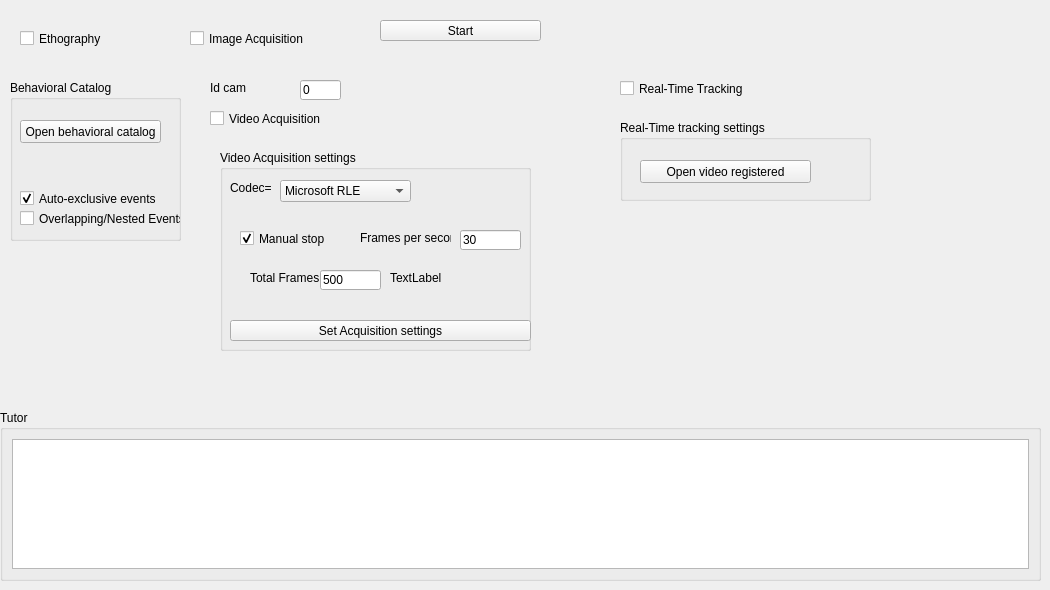
            <widget class="QWidget" name="page_5">
             <widget class="QPushButton" name="pbConfig">
              <property name="geometry">
               <rect>
                <x>380</x>
                <y>20</y>
                <width>161</width>
                <height>21</height>
               </rect>
              </property>
              <property name="text">
               <string>Start</string>
              </property>
             </widget>
             <widget class="QCheckBox" name="cbRegistro">
              <property name="geometry">
               <rect>
                <x>20</x>
                <y>30</y>
                <width>141</width>
                <height>17</height>
               </rect>
              </property>
              <property name="text">
               <string>Ethography</string>
              </property>
             </widget>
             <widget class="QCheckBox" name="chAImage">
              <property name="geometry">
               <rect>
                <x>190</x>
                <y>30</y>
                <width>171</width>
                <height>17</height>
               </rect>
              </property>
              <property name="text">
               <string>Image Acquisition</string>
              </property>
             </widget>
             <widget class="QWidget" name="widRegistro" native="true">
              <property name="geometry">
               <rect>
                <x>10</x>
                <y>70</y>
                <width>171</width>
                <height>181</height>
               </rect>
              </property>
              <widget class="QGroupBox" name="groupBox_15">
               <property name="geometry">
                <rect>
                 <x>0</x>
                 <y>10</y>
                 <width>171</width>
                 <height>161</height>
                </rect>
               </property>
               <property name="title">
                <string>Behavioral Catalog</string>
               </property>
               <widget class="QCheckBox" name="cbAuto">
                <property name="geometry">
                 <rect>
                  <x>10</x>
                  <y>110</y>
                  <width>151</width>
                  <height>17</height>
                 </rect>
                </property>
                <property name="text">
                 <string>Auto-exclusive events</string>
                </property>
                <property name="checked">
                 <bool>true</bool>
                </property>
               </widget>
               <widget class="QPushButton" name="pbLerCatalogo">
                <property name="geometry">
                 <rect>
                  <x>10</x>
                  <y>40</y>
                  <width>141</width>
                  <height>23</height>
                 </rect>
                </property>
                <property name="text">
                 <string>Open behavioral catalog</string>
                </property>
               </widget>
               <widget class="QCheckBox" name="cbNested">
                <property name="geometry">
                 <rect>
                  <x>10</x>
                  <y>130</y>
                  <width>161</width>
                  <height>17</height>
                 </rect>
                </property>
                <property name="text">
                 <string>Overlapping/Nested Events</string>
                </property>
               </widget>
              </widget>
             </widget>
             <widget class="QWidget" name="widAquisi" native="true">
              <property name="geometry">
               <rect>
                <x>190</x>
                <y>70</y>
                <width>781</width>
                <height>321</height>
               </rect>
              </property>
              <widget class="QCheckBox" name="cbProcessInagem">
               <property name="geometry">
                <rect>
                 <x>430</x>
                 <y>10</y>
                 <width>191</width>
                 <height>17</height>
                </rect>
               </property>
               <property name="text">
                <string>Real-Time Tracking</string>
               </property>
              </widget>
              <widget class="QCheckBox" name="cbCapturaVideo">
               <property name="geometry">
                <rect>
                 <x>20</x>
                 <y>40</y>
                 <width>271</width>
                 <height>17</height>
                </rect>
               </property>
               <property name="text">
                <string>Video Acquisition</string>
               </property>
              </widget>
              <widget class="QLabel" name="label_2">
               <property name="geometry">
                <rect>
                 <x>20</x>
                 <y>10</y>
                 <width>81</width>
                 <height>16</height>
                </rect>
               </property>
               <property name="text">
                <string>Id cam</string>
               </property>
              </widget>
              <widget class="QLineEdit" name="leNumeroCamera">
               <property name="geometry">
                <rect>
                 <x>110</x>
                 <y>10</y>
                 <width>41</width>
                 <height>20</height>
                </rect>
               </property>
               <property name="text">
                <string>0</string>
               </property>
              </widget>
              <widget class="QWidget" name="widCapturaVide" native="true">
               <property name="geometry">
                <rect>
                 <x>10</x>
                 <y>70</y>
                 <width>351</width>
                 <height>231</height>
                </rect>
               </property>
               <widget class="QGroupBox" name="groupBox_18">
                <property name="geometry">
                 <rect>
                  <x>20</x>
                  <y>10</y>
                  <width>311</width>
                  <height>201</height>
                 </rect>
                </property>
                <property name="title">
                 <string>Video Acquisition settings</string>
                </property>
                <widget class="QLabel" name="label_26">
                 <property name="geometry">
                  <rect>
                   <x>10</x>
                   <y>30</y>
                   <width>51</width>
                   <height>16</height>
                  </rect>
                 </property>
                 <property name="text">
                  <string>Codec=</string>
                 </property>
                </widget>
                <widget class="QComboBox" name="comboBoX">
                 <property name="geometry">
                  <rect>
                   <x>60</x>
                   <y>30</y>
                   <width>131</width>
                   <height>22</height>
                  </rect>
                 </property>
                 <item>
                  <property name="text">
                   <string>Microsoft RLE</string>
                  </property>
                 </item>
                 <item>
                  <property name="text">
                   <string>Microsoft Video1</string>
                  </property>
                 </item>
                 <item>
                  <property name="text">
                   <string>Intel IYUV codec</string>
                  </property>
                 </item>
                 <item>
                  <property name="text">
                   <string>Cinepack Codec by radius</string>
                  </property>
                 </item>
                 <item>
                  <property name="text">
                   <string>Lagarith Lossles Codec</string>
                  </property>
                 </item>
                 <item>
                  <property name="text">
                   <string>H264</string>
                  </property>
                 </item>
                 <item>
                  <property name="text">
                   <string>XVid</string>
                  </property>
                 </item>
                 <item>
                  <property name="text">
                   <string>ffdshow Video Codec</string>
                  </property>
                 </item>
                 <item>
                  <property name="text">
                   <string>H264</string>
                  </property>
                 </item>
                </widget>
                <widget class="QLineEdit" name="leFps">
                 <property name="geometry">
                  <rect>
                   <x>240</x>
                   <y>80</y>
                   <width>61</width>
                   <height>20</height>
                  </rect>
                 </property>
                 <property name="text">
                  <string>30</string>
                 </property>
                </widget>
                <widget class="QCheckBox" name="cbParadaFrame">
                 <property name="geometry">
                  <rect>
                   <x>20</x>
                   <y>80</y>
                   <width>121</width>
                   <height>17</height>
                  </rect>
                 </property>
                 <property name="text">
                  <string>Manual stop</string>
                 </property>
                 <property name="checked">
                  <bool>true</bool>
                 </property>
                </widget>
                <widget class="QLabel" name="label_25">
                 <property name="geometry">
                  <rect>
                   <x>140</x>
                   <y>80</y>
                   <width>91</width>
                   <height>16</height>
                  </rect>
                 </property>
                 <property name="text">
                  <string>Frames per second</string>
                 </property>
                </widget>
                <widget class="QPushButton" name="pbConfigurarVideo">
                 <property name="enabled">
                  <bool>true</bool>
                 </property>
                 <property name="geometry">
                  <rect>
                   <x>10</x>
                   <y>170</y>
                   <width>301</width>
                   <height>21</height>
                  </rect>
                 </property>
                 <property name="text">
                  <string>Set Acquisition settings</string>
                 </property>
                </widget>
                <widget class="QWidget" name="widParadaFrame" native="true">
                 <property name="geometry">
                  <rect>
                   <x>20</x>
                   <y>110</y>
                   <width>281</width>
                   <height>41</height>
                  </rect>
                 </property>
                 <widget class="QLineEdit" name="leFrameTotal">
                  <property name="geometry">
                   <rect>
                    <x>80</x>
                    <y>10</y>
                    <width>61</width>
                    <height>20</height>
                   </rect>
                  </property>
                  <property name="text">
                   <string>500</string>
                  </property>
                 </widget>
                 <widget class="QLabel" name="lblFrameTotal">
                  <property name="geometry">
                   <rect>
                    <x>10</x>
                    <y>10</y>
                    <width>71</width>
                    <height>16</height>
                   </rect>
                  </property>
                  <property name="text">
                   <string>Total Frames</string>
                  </property>
                 </widget>
                 <widget class="QLabel" name="lblFrameTotalSec">
                  <property name="geometry">
                   <rect>
                    <x>150</x>
                    <y>10</y>
                    <width>81</width>
                    <height>16</height>
                   </rect>
                  </property>
                  <property name="text">
                   <string>TextLabel</string>
                  </property>
                 </widget>
                </widget>
               </widget>
              </widget>
              <widget class="QWidget" name="widProceImagem" native="true">
               <property name="geometry">
                <rect>
                 <x>420</x>
                 <y>40</y>
                 <width>271</width>
                 <height>101</height>
                </rect>
               </property>
               <widget class="QGroupBox" name="groupBox_19">
                <property name="geometry">
                 <rect>
                  <x>10</x>
                  <y>10</y>
                  <width>251</width>
                  <height>81</height>
                 </rect>
                </property>
                <property name="title">
                 <string>Real-Time tracking settings</string>
                </property>
                <widget class="QPushButton" name="pbLerArquivoVxml">
                 <property name="geometry">
                  <rect>
                   <x>20</x>
                   <y>40</y>
                   <width>171</width>
                   <height>23</height>
                  </rect>
                 </property>
                 <property name="text">
                  <string>Open video registered</string>
                 </property>
                </widget>
               </widget>
              </widget>
             </widget>
             <widget class="QGroupBox" name="groupBox_2">
              <property name="geometry">
               <rect>
                <x>0</x>
                <y>410</y>
                <width>1041</width>
                <height>171</height>
               </rect>
              </property>
              <property name="title">
               <string>Tutor</string>
              </property>
              <layout class="QHBoxLayout" name="horizontalLayout_18">
               <item>
                <widget class="QTextEdit" name="textEdit"/>
               </item>
              </layout>
             </widget>
            </widget>
